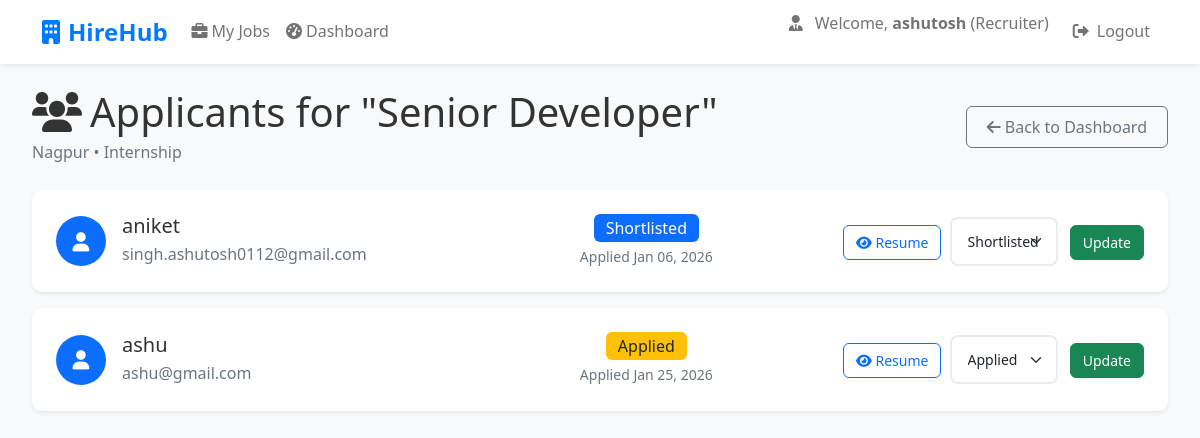
Page /applications/job/1/applicants/ (signed in) on the committed database.
### apps/accounts/models.py (models this page shows, shortened)
class User(AbstractUser):
    ROLE_CHOICES = [
        ('CANDIDATE', 'Candidate'),
        ('RECRUITER', 'Recruiter'),
    ]
    role = models.CharField(max_length=20, choices=ROLE_CHOICES, default='CANDIDATE')

### apps/jobs/models.py (models this page shows, shortened)
class Job(models.Model):
    JOB_TYPE_CHOICES = [
        ("Full-time", "Full-time"),
        ("Part-time", "Part-time"),
        ("Internship", "Internship"),
    ]
    title = models.CharField(max_length=200)
    description = models.TextField()
    location = models.CharField(max_length=100)
    job_type = models.CharField(max_length=50, choices=JOB_TYPE_CHOICES)
    is_active = models.BooleanField(default=True)
    created_at = models.DateTimeField(auto_now_add=True)
    created_by = models.ForeignKey(settings.AUTH_USER_MODEL, on_delete=models.CASCADE, related_name='jobs', null=True, blank=True)

### apps/applications/models.py (models this page shows, shortened)
class Application(models.Model):
    STATUS_CHOICES = (
        ("APPLIED", "Applied"),
        ("SHORTLISTED", "Shortlisted"),
        ("REJECTED", "Rejected"),
    )
    candidate = models.ForeignKey(
        settings.AUTH_USER_MODEL,
        on_delete=models.CASCADE
    )
    job = models.ForeignKey(Job, on_delete=models.CASCADE, related_name='applications' )
    status = models.CharField(
        max_length=20,
        choices=STATUS_CHOICES,
        default='APPLIED'
    )
    applied_at = models.DateTimeField(auto_now_add=True)
    resume = models.FileField(upload_to='resumes/', blank=True, null=True)

### apps/jobs/views.py (the view)
    def wrapper(request, *args, **kwargs):
        if not request.user.is_authenticated:
            messages.info(request, "Please log in to access this feature.")
            return redirect('accounts:login')
        if request.user.role != 'RECRUITER':
            messages.error(request, "You are not authorized to access this page.")
            return redirect('/')
        return view_func(request, *args, **kwargs)

### apps/applications/views.py (called while the page is built)
@recruiter_required
def job_applicants(request, job_id):
    job = get_object_or_404(Job, id=job_id)
    applications = Application.objects.filter(job=job)
    return render(
        request,
        "applications/job_applications.html",
        {
            "job": job,
            "applications": applications
        }
    )

### apps/jobs/views.py (called while the page is built)
def recruiter_required(view_func):
    def wrapper(request, *args, **kwargs):
        if not request.user.is_authenticated:
            messages.info(request, "Please log in to access this feature.")
            return redirect('accounts:login')
        if request.user.role != 'RECRUITER':
            messages.error(request, "You are not authorized to access this page.")
            return redirect('/')
        return view_func(request, *args, **kwargs)
    return wrapper

### templates/applications/job_applications.html (shortened to what this page needs)
{% extends "base.html" %}
{% block content %}
<div class="container-fluid">
    <div class="row mb-4">
        <div class="col-12">
            <div class="d-flex justify-content-between align-items-center">
                <div>
                    <h1 class="mb-1">
                        <i class="fas fa-users me-2"></i>Applicants for "{{ job.title }}"
                    </h1>
                    <p class="text-muted mb-0">{{ job.location }} • {{ job.job_type }}</p>
                </div>
                <a href="{% url 'recruiter:dashboard' %}" class="btn btn-outline-secondary">
                    <i class="fas fa-arrow-left me-1"></i>Back to Dashboard
                </a>
            </div>
        </div>
    </div>
    <div class="row">
        <div class="col-12">
            {% for application in applications %}
            <div class="card mb-3 border-0 shadow-sm">
                <div class="card-body">
                    <div class="row align-items-center">
                        <div class="col-md-5">
                            <div class="d-flex align-items-center">
                                <div class="avatar-circle bg-primary text-white me-3">
                                    <i class="fas fa-user"></i>
                                </div>
                                <div>
                                    <h5 class="mb-1">
                                        {% if application.candidate.get_full_name %}
                                            {{ application.candidate.get_full_name }}
                                        {% else %}
                                            {{ application.candidate.username }}
                                        {% endif %}
                                    </h5>
                                    <p class="text-muted mb-0">
                                        {{ application.candidate.email }}
                                    </p>
                                </div>
                            </div>
                        </div>
                        <div class="col-md-3 text-center">
                            <span class="badge fs-6
                                {% if application.status == 'APPLIED' %}bg-warning text-dark
                                {% elif application.status == 'IN_REVIEW' %}bg-info
                                {% elif application.status == 'SHORTLISTED' %}bg-primary
                                {% elif application.status == 'SELECTED' %}bg-success
                                {% else %}bg-danger{% endif %}">
                                {{ application.get_status_display }}
                            </span>
                            <div class="text-muted small mt-1">
                                Applied {{ application.applied_at|date:"M d, Y" }}
                            </div>
                        </div>
                        <div class="col-md-4 text-end">
                            {% if application.resume %}
                            <a href="{{ application.resume.url }}" target="_blank"
                               class="btn btn-outline-primary btn-sm me-1">
                                <i class="fas fa-eye"></i> Resume
                            </a>
                            {% endif %}
                            <form method="post"
                                  action="{% url 'applications:update_application_status' application.id %}"
                                  class="d-inline">
                                <select name="status" class="form-select form-select-sm d-inline w-auto me-2">
                                    {% for key, value in application.STATUS_CHOICES %}
                                        <option value="{{ key }}"
                                            {% if application.status == key %}selected{% endif %}>
                                            {{ value }}
                                        </option>
                                    {% endfor %}
                                </select>
                                <button type="submit" class="btn btn-sm btn-success">
                                    Update
                                </button>
                            </form>
                        </div>
                    </div>
                </div>
            </div>
            {% endfor %}
        </div>
    </div>
</div>
{% endblock %}

### templates/base.html (shortened to what this page needs)
{% load static %}
<!DOCTYPE html>
<html lang="en">
<head>
    <link href="https://cdn.jsdelivr.net/npm/bootstrap@5.1.3/dist/css/bootstrap.min.css" rel="stylesheet">
    <link rel="stylesheet" href="https://cdnjs.cloudflare.com/ajax/libs/font-awesome/6.0.0/css/all.min.css">
    <link rel="stylesheet" href="{% static 'css/style.css' %}">
</head>
<body>
<nav class="navbar navbar-expand-lg navbar-light bg-white shadow-sm mb-4">
    <div class="container">
        <a class="navbar-brand" href="/">
            <i class="fas fa-building me-2"></i>HireHub
        </a>
        <div class="collapse navbar-collapse" id="navbarNav">
            <ul class="navbar-nav me-auto">
                {% if user.is_authenticated and user.role == 'RECRUITER' %}
                    <li class="nav-item">
                        <a class="nav-link" href="{% url 'recruiter:jobs' %}">
                            <i class="fas fa-briefcase me-1"></i>My Jobs
                        </a>
                    </li>
                {% else %}
                    <li class="nav-item">
                        <a class="nav-link" href="{% url 'jobs:job-list' %}">
                            <i class="fas fa-briefcase me-1"></i>Jobs
                        </a>
                    </li>
                {% endif %}
                {% if user.is_authenticated and user.role == 'RECRUITER' %}
                    <li class="nav-item">
                        <a class="nav-link" href="{% url 'recruiter:dashboard' %}">
                            <i class="fas fa-tachometer-alt me-1"></i>Dashboard
                        </a>
                    </li>
                {% endif %}
            </ul>
            <ul class="navbar-nav">
                {% if user.is_authenticated %}
                    {% if user.role == 'RECRUITER' %}
                        <li class="nav-item me-3">
                            <span class="navbar-text">
                                <i class="fas fa-user-tie me-2"></i>
                                Welcome, <strong>{{ user.get_full_name|default:user.username }}</strong> (Recruiter)
                            </span>
                        </li>
                    {% endif %}
                    <li class="nav-item">
                        <a class="nav-link" href="{% url 'accounts:logout' %}">
                            <i class="fas fa-sign-out-alt me-2"></i>Logout
                        </a>
                    </li>
                {% endif %}
            </ul>
        </div>
    </div>
</nav>
{% block content %}{% endblock %}
</body>
</html>

### static/css/style.css (style rules this page uses)
body { font-family: 'Segoe UI', Tahoma, Geneva, Verdana, sans-serif; line-height: 1.6; color: #333; background-color: #f8f9fa; }
.mb-1 { margin-bottom: 0.25rem !important; }
.mb-3 { margin-bottom: 1rem !important; }
.mb-4 { margin-bottom: 1.5rem !important; }
.mt-1 { margin-top: 0.25rem !important; }
.container-fluid { padding-left: 1rem; padding-right: 1rem; }
@media (min-width: 576px) { .container-fluid { padding-left: 2rem; padding-right: 2rem; } }
.card { transition: transform 0.2s ease-in-out, box-shadow 0.2s ease-in-out; border: none; border-radius: 0.75rem; box-shadow: 0 2px 10px rgba(0,0,0,0.08); }
.card-body { padding: 1.5rem; }
.btn { transition: all 0.2s ease-in-out; border-radius: 0.5rem; font-weight: 500; padding: 0.5rem 1.25rem; }
.btn-sm { padding: 0.375rem 0.75rem; font-size: 0.875rem; }
.badge { font-size: 0.75em; font-weight: 500; padding: 0.375rem 0.75rem; border-radius: 0.375rem; }
.navbar { box-shadow: 0 2px 10px rgba(0,0,0,0.08); background-color: #fff !important; }
.navbar-brand { font-weight: 700; font-size: 1.5rem; color: #007bff !important; }
.navbar-nav .nav-link { font-weight: 500; transition: color 0.2s ease; }
.form-select { border-radius: 0.5rem; border: 2px solid #e9ecef; padding: 0.75rem 1rem; }

### templates/base.html (style rules this page uses)
body { background-color: #f8f9fa; }
.navbar-brand { font-weight: bold; color: #007bff !important; }
.card { border-radius: 10px; box-shadow: 0 2px 10px rgba(0,0,0,0.1); }
.btn { border-radius: 6px; }

### templates/applications/job_applications.html (style rules this page uses)
.avatar-circle { width: 50px; height: 50px; border-radius: 50%; display: flex; align-items: center; justify-content: center; font-size: 1.2rem; }

### rows in the picture
User: get_full_name "ashutosh"
Job: title "Senior Developer", location "Nagpur", job_type "Internship"
Application: candidate.username "aniket", candidate.email "singh.ashutosh0112@gmail.com", status "Shortlisted", applied_at "Jan 06, 2026"
Application: candidate.username "ashu", candidate.email "ashu@gmail.com", status "Applied", applied_at "Jan 25, 2026"
